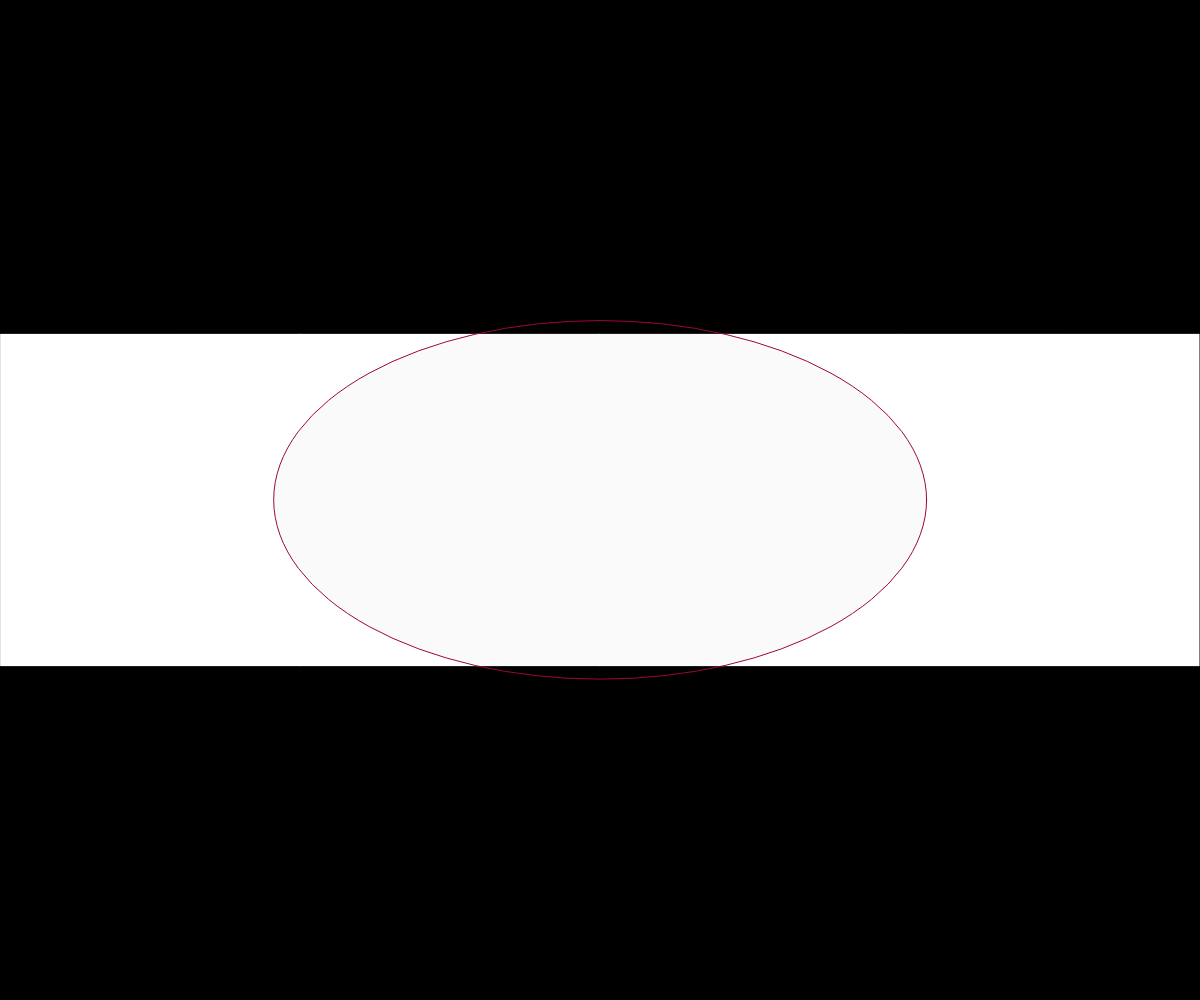
Frame 1 (no input)
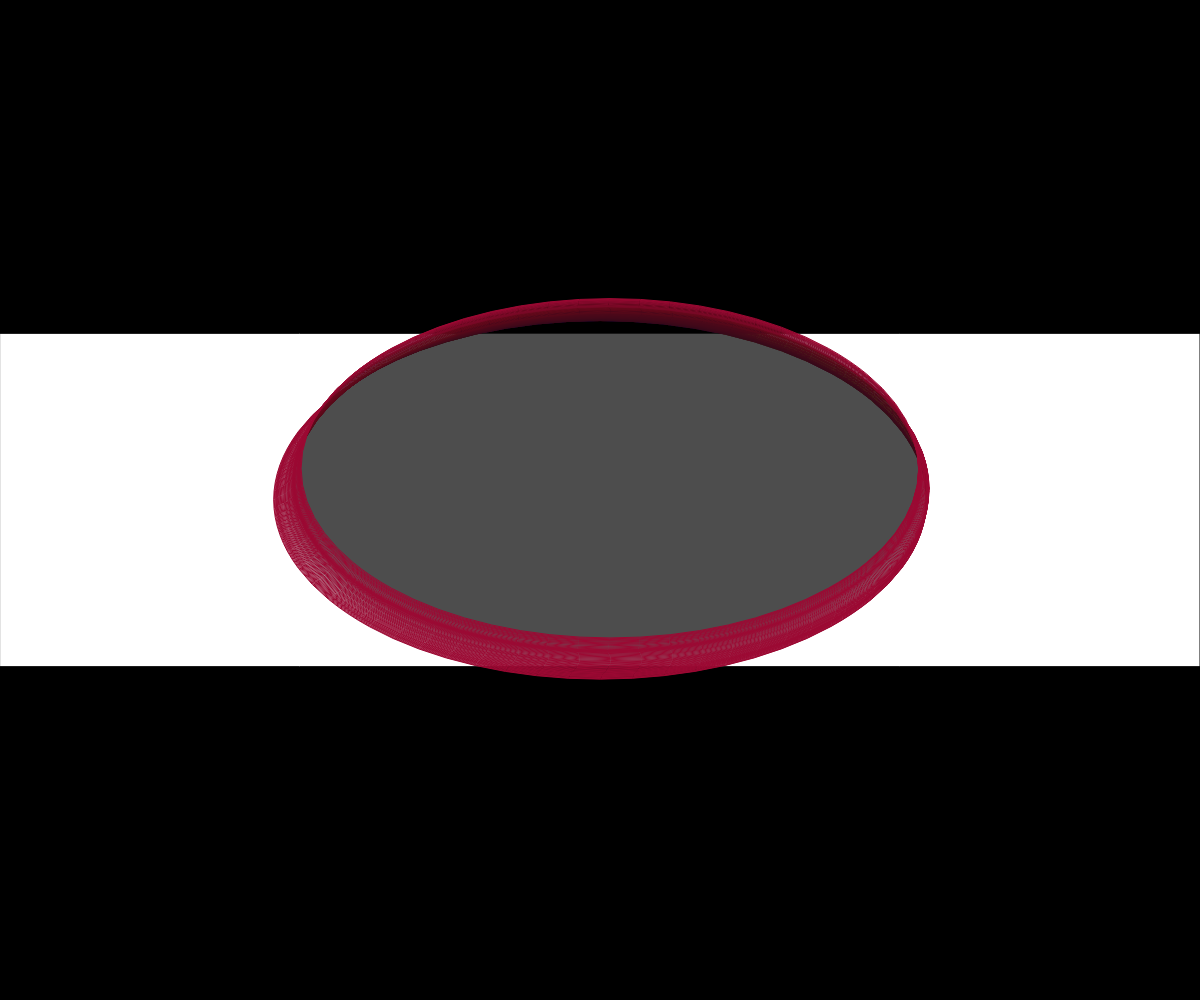
Frame 60 (no input)
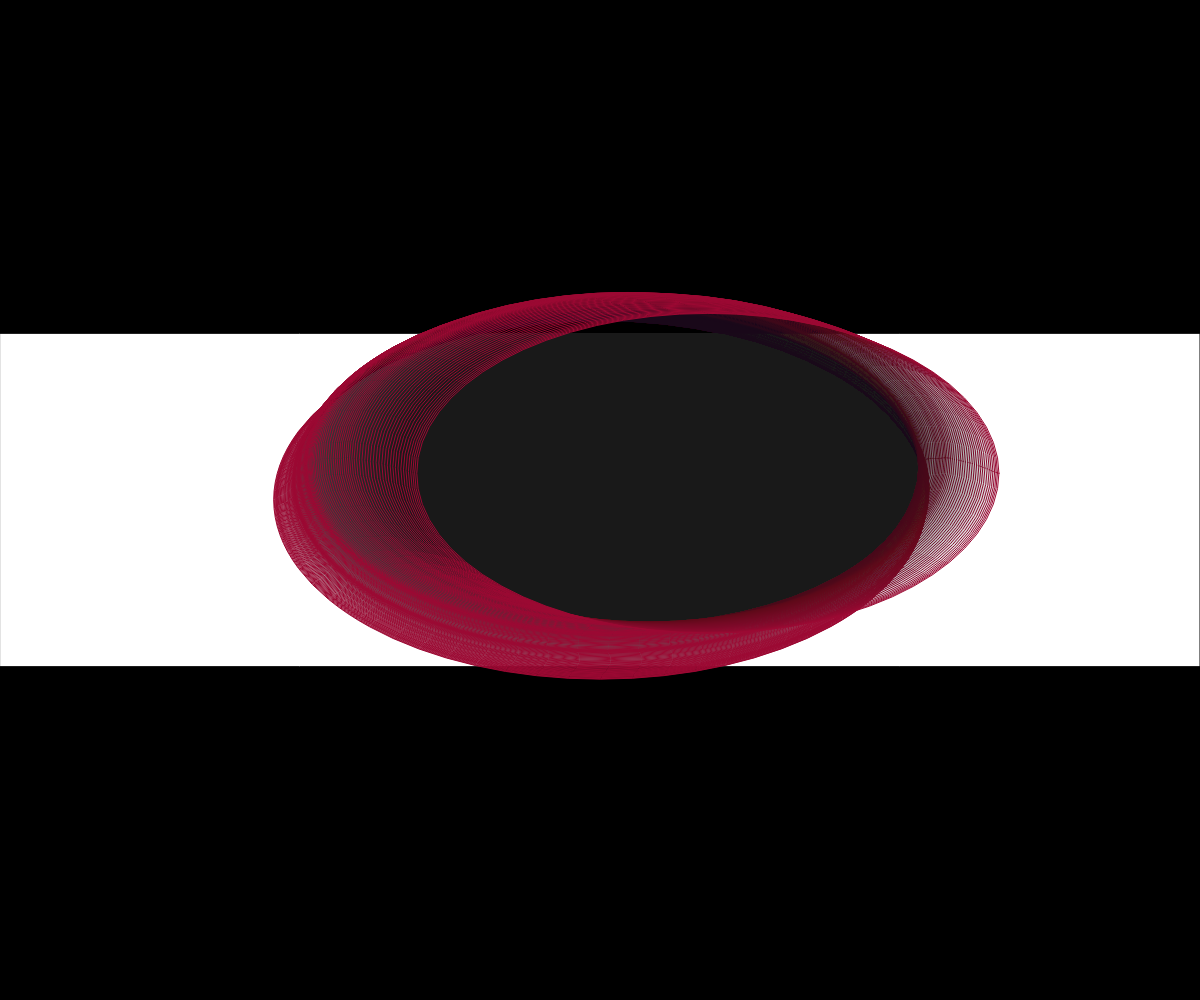
Frame 120 (the mouse pressed at the canvas centre since frame 60)

The p5.js sketch that drew these frames (run headless with seeded random() and noise() and a simulated clock; from frame 60 on, the mouse is pressed at the canvas centre):

// p5.js sketch
// ── sketch.js
//Alien Flag 01
//https://marlonbarrios.github.io/organic-tube-noc1/

var w;

let recorder = [];

let lifeSpan = 1100;



function setup() {
  createCanvas(windowWidth, windowHeight);
  // Make a Walker object
  w = new Walker();
  background(0)
  rect(0, height/3, width, height/3);
  frameRate(60);


}

function windowResised() {

  background(0)
    resizeCanvas(windowWidth, windowHeight);
    rect(0, height/3, width, height/3);
  
  }
  
 

function draw() {
 
 



  // Update and display object
  w.update();
  w.display();

}

function Walker() {

  // Random Creation in Space 
  this.pos = createVector(width/2, height/2);
  // Start with 0 velocity 
  this.vel = createVector(0.0);

  this.update = function() {
   
    var space = createVector(random(width), random(height));

    // Vector pointing from Walker to randon direction 
    this.acc = p5.Vector.sub(space, this.pos);
    // Setting the magnitude of that vector
    this.acc.setMag(0.2);

    // Physics engine algorithm
    this.vel.add(this.acc);
    this.pos.add(this.vel);
  }

  this.display = function() {
    // Draw Walker as circle


  
   stroke (156, 9, 51)

  strokeWeight(1)
      ellipseMode(CENTER);
      fill( 20, 5);
      let size = lifeSpan - frameCount;
   
    // Perlin Noise to make it oooks more organic
        ellipse(this.pos.x, this.pos.y, noise(width -100) * size, noise(height - 150) * size);
        if(size == 0){
          noLoop();
        }

      
  }
}
